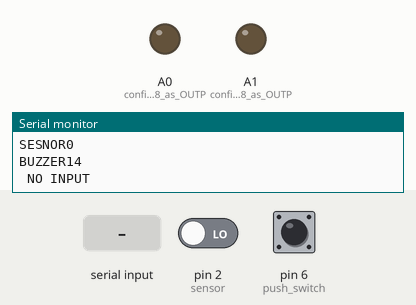
This sketch was run on a simulated Arduino Uno, built with avr-gcc and run on an emulated ATmega328P. Shown: output pins drawn as LEDs (lit = HIGH), the last lines printed to the serial monitor. Dashed ring = blinking. The test bench sets the inputs (shaded band); at power-on: pin 2 (sensor) LOW, pin 6 (push_switch) LOW. The modem accepts every AT command (registered, SIM ready, sends succeed) and sends nothing else.

Above: at 11.5 s.
11.6 s: "resetadi30" received over the second serial link
At 12.68 s:
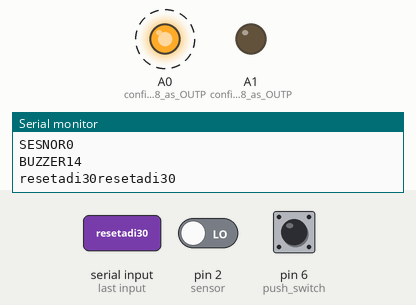
14.4 s: pin 2 (sensor) driven HIGH
At 16.0 s:
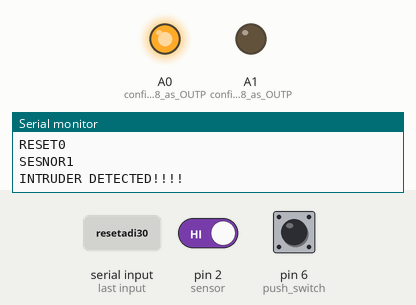
Timing chart, 0 to 17.5 s (numbered marks = the images above; inputs shaded):
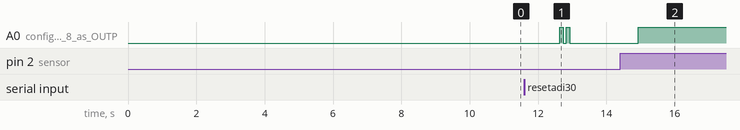

The sketch:

buzz.ino
```cpp
#include<SoftwareSerial.h>
SoftwareSerial mySerial(9, 10);
#define sensor 2 //The output of PIR sensor connected to pin 7
#define push_switch 6 // push button switch connected to pin 6
//#define buzzer A0 // buzzer connected at pin 8
int sensor_value=0; //variable to hold read sensor value
int sms_count=0;
String incomingData;   // for storing incoming serial data
String message = "";   // A String for storing the message
//int relay_pin = 13;    // Initialized a pin for relay module
int l=0;


void setup()
{
  delay(10000);
pinMode(sensor,INPUT); // configuring pin 7 as Input
pinMode(push_switch,INPUT); // configuring pin 6 as Input
pinMode(A0,OUTPUT); // configuring pin 8 as OUTPUT
pinMode(A1,OUTPUT); // configuring pin 8 as OUTPUT
//pinMode(relay_pin, OUTPUT);// Setting erlay pin as output pin
analogWrite(A0,HIGH);
delay(100);
analogWrite(A1,LOW);
digitalWrite(sensor,LOW);
sensor_value=0;
mySerial.begin(9600);
Serial.begin(9600);
mySerial.print("AT+CMGF=1\r");
delay(100);
mySerial.print("AT+CNMI=2,2,0,0,0\r");
delay(100);
}


void loop()
{
  //Function for receiving sms
  receive_message();

  Serial.println(""+incomingData);
 // if received command is to turn off relay
  if(incomingData.indexOf("aditya30")>=0)
  {
     digitalWrite(A0, HIGH);
     delay(100);

    Serial.println("PASSWORD_CORRECT");
    Serial.println("SYSTEM_DISARM");
    digitalWrite(A0, LOW);
    Check_Reset();
    message = "System_Disarmed";
    // Send a sms back to confirm that the relay is turned on
    send_message(message);

      disarmed();

  }

  // if received command is to turn off relay
  if(incomingData.indexOf("resetadi30")>=0)
  {
    digitalWrite(A0, HIGH);
    delay(100);
    digitalWrite(A0, LOW);
    delay(100);
    digitalWrite(A0, HIGH);
    delay(100);
    digitalWrite(A0, LOW);

   Serial.println("PASSWORD_CORRECT");

   delay(1000);
   Serial.println("BUZZER OFF");
   delay(1000);
   Check_Reset();

  }
  else
  Serial.println(" NO INPUT");
  incomingData="";
Check_Burglar();// subroutine to check sensor status and activation of outputs
//Check_Reset(); // subroutine to check if alarm reset switch pressed or not
Serial.println("BUZZER"+String(A0));
}


void disarmed()
{
  while(l==0){
    delay(1000);
  Serial.println("SYSTEM DISARMED!!!");
  delay(1000);
 // Serial.println("RESTART TO ARM AGAIN!!!");
  receive_message();
    if(incomingData.indexOf("on")>=0)
    {
        digitalWrite(A0, HIGH);
    delay(100);
    digitalWrite(A0, LOW);
    delay(100);
    digitalWrite(A0, HIGH);
    delay(100);
    digitalWrite(A0, LOW);
    digitalWrite(A0, HIGH);
    delay(100);
    digitalWrite(A0, LOW);
      l=1;
    }
    incomingData="";

  }
  l=0;
}


void Check_Burglar()
{
sensor_value=digitalRead(sensor); // Reading sensor value from pin 7
 Serial.println("SESNOR"+String(sensor_value));
if(sensor_value==1) // Checking if PIR sensor sends a HIGH signal to Arduino
{
  Serial.println("INTRUDER DETECTED!!!!");
  digitalWrite(A0,HIGH); // Activating the buzzer
  while(sms_count<3) //Number of SMS Alerts to be sent limited at 3
    {
      SendTextMessage(); // Function to send AT Commands to GSM module
    }

}
}


void Check_Reset()
{
  Serial.println("RESET_CHECK");
  int a=digitalRead(push_switch);
  Serial.println("RESET"+String(a));
  digitalWrite(A0,LOW); // turning OFF the buzzer
  sms_count=0; // Reactivating the SMS Alert Facility
}


void SendTextMessage()
{
  mySerial.println("AT+CMGF=1");    //To send SMS in Text Mode
  delay(1000);
  mySerial.println("AT+CMGS=\"+919476026848\"\r"); // change to the phone number you using
  delay(1000);
  mySerial.println("INTRUDER ALERT !");//the content of the message
  delay(200);
  mySerial.println((char)26);//the stopping character
  delay(1000);
  sms_count++;
}


void receive_message()
{

  if (mySerial.available() > 0)
  {
    incomingData = mySerial.readString(); // Get the data from the serial port.
    Serial.print(incomingData);
    delay(10);
  }
}


void send_message(String message)
{
  mySerial.println("AT+CMGF=1");    //Set the GSM Module in Text Mode
  delay(100);
  mySerial.println("AT+CMGS=\"+919476026848\""); // Replace it with your mobile number
  delay(100);
  mySerial.println(message);   // The SMS text you want to send
  delay(100);
  mySerial.println((char)26);  // ASCII code of CTRL+Z
  delay(100);
  mySerial.println();
  delay(1000);
}
```

Measured:
- after the input at 11.6 s, A0 (configuring_pin_8_as_OUTP): alternates HIGH for 0.10 s and LOW for 0.10 s, 4 changes in all, then stays LOW, starting after 1.0 s
- after the input at 14.4 s, A0 (configuring_pin_8_as_OUTP): LOW → HIGH after 0.53 s
